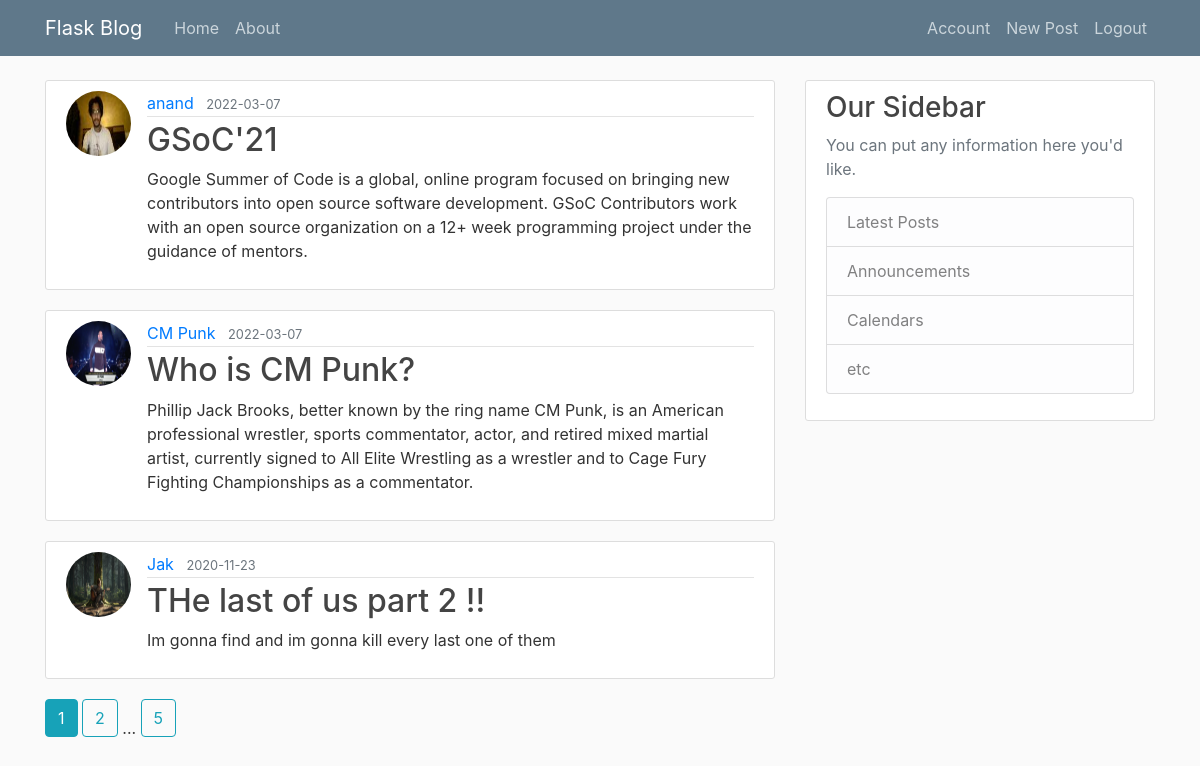
Screenshot of /home (signed in) with the database file from the repository.
### flaskblog/models.py (models this page shows, shortened)
class Post(db.Model):
    id =  db.Column(db.Integer, primary_key = True) # Defining a column of integer type
    title = db.Column(db.String(100), unique = False, nullable = False)
    date_posted = db.Column(db.DateTime, nullable = False, default=datetime.utcnow)
    content = db.Column(db.Text, nullable = False)
    userid = db.Column(db.Integer, db.ForeignKey('user.id'), nullable = False) # object user has id which is foreign key

class User(db.Model, UserMixin): #UserMixin provides default implementations for the methods that Flask-Login expects user objects to have.
    id =  db.Column(db.Integer, primary_key = True) # Defining a column of integer type
    username = db.Column(db.String(20), unique = True, nullable = False)
    email = db.Column(db.String(120), unique = True, nullable = False)
    password = db.Column(db.String(60), unique = False, nullable = False)
    image_file = db.Column(db.String(20), nullable = False, default = "default.jpg")# loads default image
    posts = db.relationship('Post', backref = 'author', lazy = True) # Relationship with Post class, backref by which we can find author of post

### flaskblog/main/routes.py (the view)
@main.route("/") #route defines webpage
@main.route("/home")
def home():
    page = request.args.get('page',1,type = int)
    post = Post.query.order_by(Post.date_posted.desc()).paginate(page = page, per_page = 3)
    return render_template('home.html',posts = post,title = "Spiderman") # posts variable is passed having value post

### flaskblog/models.py (called while the page is built)
@login_manager.user_loader
def load_user(user_id):
    return User.query.get(int(user_id))

### flaskblog/templates/home.html
{% extends "layout.html" %}
{% block content %}
    {% for post in posts.items %}
         <article class="media content-section">
         <img class = "rounded-circle article-img" src =
         "{{url_for('static',filename ='profile_pic/'+post.author.image_file)}}">
          <div class="media-body">
            <div class="article-metadata">
              <a class="mr-2" href="{{url_for('users.user_posts',username = post.author.username)}}">{{ post.author.username }}</a>
              <small class="text-muted">{{ post.date_posted.strftime('%Y-%m-%d') }}</small>
            </div>
            <h2><a class="article-title" href=
            "{{url_for('posts.post',post_id = post.id)}}">{{ post.title }}</a></h2>
            <p class="article-content">{{ post.content }}</p>
          </div>
        </article>
    {% endfor %}
    {% for page_num in posts.iter_pages(left_edge = 1, right_edge = 1, left_current = 1, right_current = 2) %}
        {% if page_num %}
            {% if posts.page == page_num %}
                <a class = "btn btn-info mb-4" href="{{url_for('main.home',page = page_num)}}">{{page_num}}</a>
            {% else %}
                <a class = "btn btn-outline-info mb-4" href="{{url_for('main.home',page = page_num)}}">{{page_num}}</a>
            {% endif %}
        {% else %}
            ...
        {% endif %}
    {% endfor %}
{% endblock content %}

### flaskblog/static/main.css (style rules this page uses)
body { background: #fafafa; color: #333333; margin-top: 5rem; }
h1, h2, h3, h4, h5, h6 { color: #444444; }
.content-section { background: #ffffff; padding: 10px 20px; border: 1px solid #dddddd; border-radius: 3px; margin-bottom: 20px; }
.article-title { color: #444444; }
.article-content { white-space: pre-line; }
.article-img { height: 65px; width: 65px; margin-right: 16px; }
.article-metadata { padding-bottom: 1px; margin-bottom: 4px; border-bottom: 1px solid #e3e3e3 }

### rows the page displays
Post: image_file (picture), author.username "anand", date_posted "2022-03-07", title "GSoC'21", content "Google Summer of Code is a global, online program focused on bringing new contributors into open source software development. GSoC Contributors work with an open source organization on a 12+ week programming project under the guidance of mentors."
Post: image_file (picture), author.username "CM Punk", date_posted "2022-03-07", title "Who is CM Punk?", content "Phillip Jack Brooks, better known by the ring name CM Punk, is an American professional wrestler, sports commentator, actor, and retired mixed martial artist, currently signed to All Elite Wrestling as a wrestler and to Cage Fury Fighting Championships as a commentator."
Post: image_file (picture), author.username "Jak", date_posted "2020-11-23", title "THe last of us part 2 !!", content "Im gonna find and im gonna kill every last one of them"

### other values shown
{{ page_num }} "1"
{{ page_num }} "2" "5"
